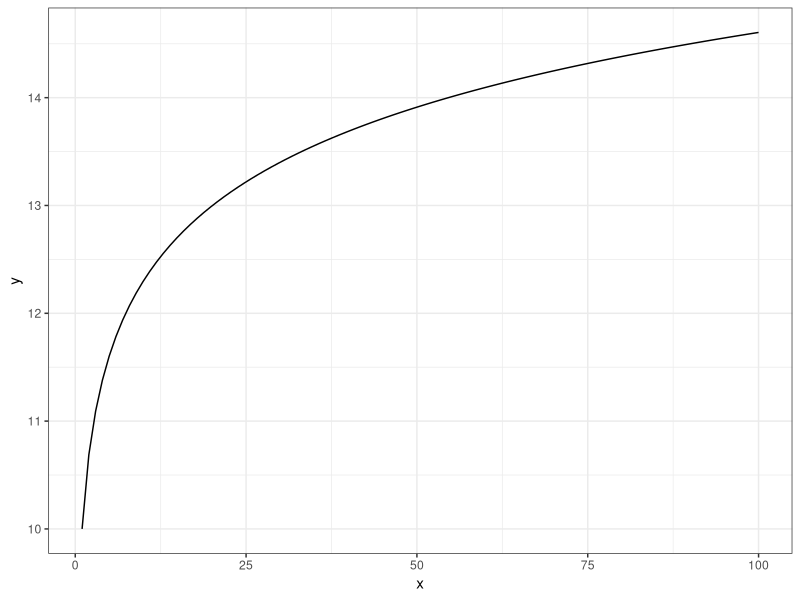

Reproduce this figure in R.
## ---- chunk 1
library(tidyverse)
library(palmerpenguins)
## ---- chunk 2
fx= function(x){
  log(x)+ 10
}

ggplot(data.frame(x= c(1, 100)), aes(x))+
  geom_function(fun=fx)+
  theme_bw()
## ---- chunk 3
fxyz= expression(2*x*y + 3*(x^2*z^3))
dfdy= D(fxyz, "y")
dfdy
